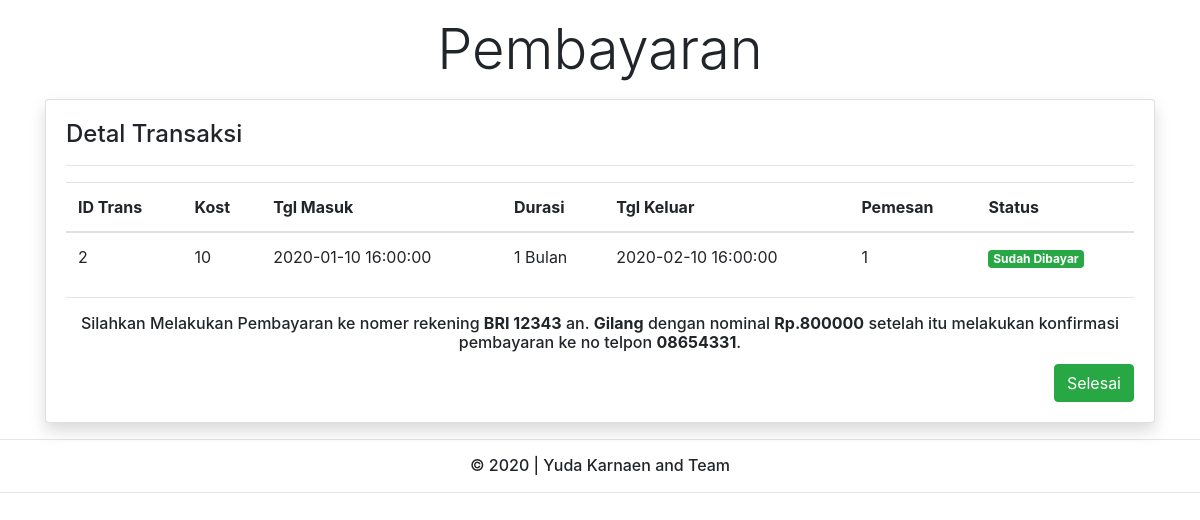
Page /view/transaksi/pembayaran.php (signed in) on the committed database.
### tables this page shows
CREATE TABLE `tb_transaksi` (
  `id` int(11) NOT NULL,
  `tgl_transaksi` timestamp NOT NULL DEFAULT current_timestamp(),
  `tgl_masuk` timestamp NULL DEFAULT NULL,
  `durasi` int(11) NOT NULL,
  `bayar` int(11) NOT NULL,
  `tgl_keluar` timestamp NULL DEFAULT NULL,
  `id_kost` int(11) NOT NULL,
  `id_pemesan` int(11) NOT NULL,
  `status` varchar(20) NOT NULL DEFAULT 'Sedang Diproses'
);

CREATE TABLE `tb_pemilik` (
  `id` int(11) NOT NULL,
  `nama` varchar(50) NOT NULL,
  `alamat` varchar(100) NOT NULL,
  `no_telpon` varchar(15) NOT NULL,
  `rekening` varchar(50) NOT NULL,
  `username` varchar(20) NOT NULL,
  `password` varchar(50) NOT NULL
);

### model/base/connection.php (called while the page is built)
<?php
class Connection {
    private $host = 'localhost';
    private $username = 'root';
    private $password = '';
    private $database = 'pemesanan_kost';
    public function Connection()
    {
        return mysqli_connect($this->host, $this->username, $this->password, $this->database);
    }
}

### model/base/model.php (called while the page is built, shortened)
<?php
require_once('connection.php');
class Model extends Connection{
    public $table = '';
    public function where($field1, $field2)
    {
        $query = "SELECT * FROM $this->table WHERE $field1='$field2'";
        return mysqli_query(parent::Connection(), $query);
    }
}

### view/transaksi/pembayaran.php (the view, shortened to what this page needs)
<?php
include '../layout/header.php';
$booking = new Booking;
$id_pemesan = $_SESSION['id'];
$show = $booking->where('id_pemesan', $id_pemesan);
$show = mysqli_fetch_assoc($show);
$kost = new Kost;
$kostv = $kost->where('id', $show['id_kost']);
$kostv = mysqli_fetch_assoc($kostv);
$pemilik = new Pemilik;
$milik = $pemilik->where('id', $kostv['id_pemilik']);
$milik = mysqli_fetch_assoc($milik);
?>
<div class="container mt-3">
    <p class="display-4 text-center">Pembayaran</p>
    <div class="card shadow">
        <div class="card-body">
            <h4 class="card-title">
                Detal Transaksi
            </h4>
            <hr>
            <?php
            if (isset($show)) {
            ?>
                <table class="table">
                    <thead>
                        <tr>
                            <th>ID Trans</th>
                            <th>Kost</th>
                            <th>Tgl Masuk</th>
                            <th>Durasi</th>
                            <th>Tgl Keluar</th>
                            <th>Pemesan</th>
                            <th>Status</th>
                        </tr>
                    </thead>
                    <tbody>
                        <tr>
                            <td scope="row"><?= $show['id']; ?></td>
                            <td><?= $show['id_kost']; ?></td>
                            <td><?= $show['tgl_masuk']; ?></td>
                            <td><?= $show['durasi']; ?> Bulan</td>
                            <td><?= $show['tgl_keluar']; ?></td>
                            <td><?= $show['id_pemesan']; ?></td>
                            <td>
                            <?php
                                if ($show['status'] == 'Sudah Dibayar') {
                                    ?>
                                    <span class="badge badge-success"><?= $show['status']; ?></span>
                                    <?php
                                } else {
                                    ?>
                                    <span class="badge badge-primary"><?= $show['status']; ?></span>
                                    <?php
                                } ?>
                            </td>
                        </tr>
                    </tbody>
                </table>
            <?php
            } else {
                ?>
                <h5 class="card-title text-center">
                    Belum ada transaksi
                </h5>
                <?php
            }
            ?>
            <hr>
            <h6 class="card-title text-center">
                Silahkan Melakukan Pembayaran ke nomer rekening <strong><?= $milik['rekening']; ?></strong> an. <strong><?= $milik['nama']; ?></strong> dengan nominal <strong>Rp.<?= $show['bayar']; ?></strong> setelah itu melakukan konfirmasi pembayaran ke no telpon <strong><?= $milik['no_telpon']; ?></strong>.
            </h6>
            <a href="../../" class="btn btn-success float-right">Selesai</a>
        </div>
    </div>
</div>
<?php include '../layout/footer.php' ?>

### rows in the picture
tb_transaksi: id "2", id_kost "10", tgl_masuk "2020-01-10 16:00:00", durasi "1", tgl_keluar "2020-02-10 16:00:00", id_pemesan "1", status "Sudah Dibayar", bayar "800000"
tb_pemilik: rekening "BRI 12343", nama "Gilang", no_telpon "08654331"
